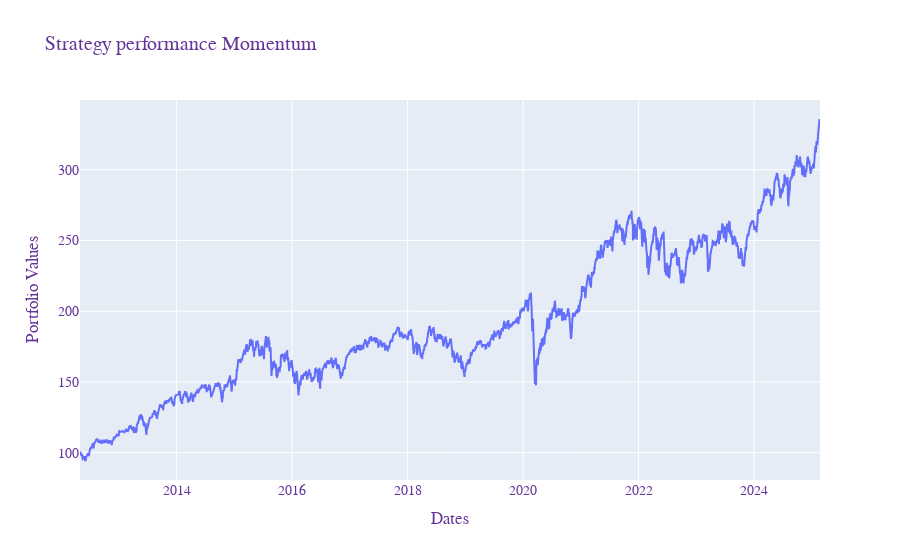
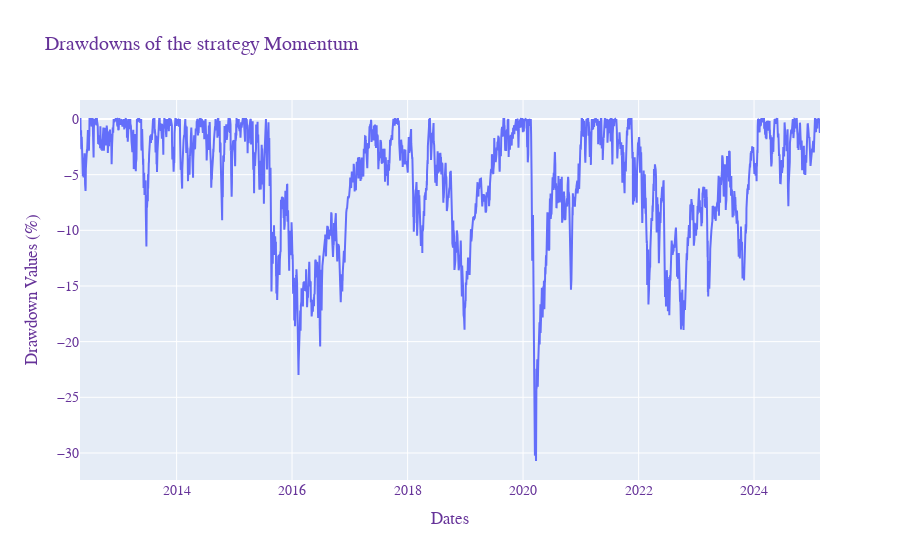
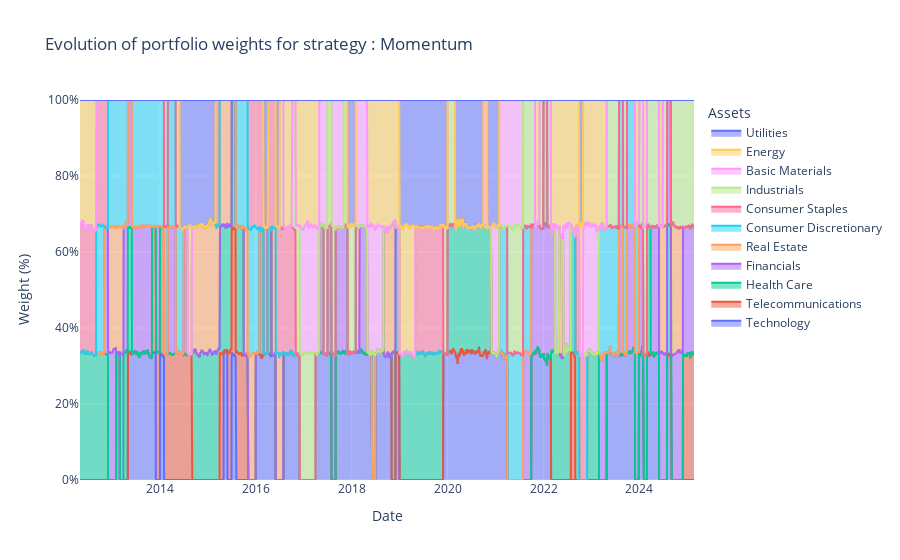

These figures' notebook cell, in order:
### Code cell
print(result.df_statistics.head(10))

result.ptf_value_plot.show()
result.ptf_drawdown_plot.show() 
result.ptf_weights_plot

### Figure 1 — Plotly figure (JSON) as saved in the notebook; plotly's stock layout.template omitted (floating-point values rounded to 4 significant figures; data arrays with more than 128 entries replaced by an {"elided": "..."} marker saying what was removed)
{"data": [{"name": "Momentum", "type": "scatter", "x": {"elided": "3291 str values"}, "y": {"elided": "3291 float values"}}], "layout": {"font": {"color": "RebeccaPurple", "family": "Courier New, monospace", "size": 14}, "title": {"text": "Strategy performance Momentum"}, "xaxis": {"title": {"text": "Dates"}}, "yaxis": {"title": {"text": "Portfolio Values"}}}}

### Figure 2 — Plotly figure (JSON) as saved in the notebook; plotly's stock layout.template omitted (floating-point values rounded to 4 significant figures; data arrays with more than 128 entries replaced by an {"elided": "..."} marker saying what was removed)
{"data": [{"name": "Momentum", "type": "scatter", "x": {"elided": "3291 str values"}, "y": {"elided": "3291 float values"}}], "layout": {"font": {"color": "RebeccaPurple", "family": "Courier New, monospace", "size": 14}, "title": {"text": "Drawdowns of the strategy Momentum"}, "xaxis": {"title": {"text": "Dates"}}, "yaxis": {"title": {"text": "Drawdown Values (%)"}}}}

### Figure 3 — Plotly figure (JSON) as saved in the notebook; plotly's stock layout.template omitted (floating-point values rounded to 4 significant figures; data arrays with more than 128 entries replaced by an {"elided": "..."} marker saying what was removed)
{"data": [{"mode": "lines", "name": "Technology", "stackgroup": "one", "type": "scatter", "x": {"elided": "3291 str values"}, "y": {"elided": "3291 float values"}}, {"mode": "lines", "name": "Telecommunications", "stackgroup": "one", "type": "scatter", "x": {"elided": "3291 str values"}, "y": {"elided": "3291 float values"}}, {"mode": "lines", "name": "Health Care", "stackgroup": "one", "type": "scatter", "x": {"elided": "3291 str values"}, "y": {"elided": "3291 float values"}}, {"mode": "lines", "name": "Financials", "stackgroup": "one", "type": "scatter", "x": {"elided": "3291 str values"}, "y": {"elided": "3291 float values"}}, {"mode": "lines", "name": "Real Estate", "stackgroup": "one", "type": "scatter", "x": {"elided": "3291 str values"}, "y": {"elided": "3291 float values"}}, {"mode": "lines", "name": "Consumer Discretionary", "stackgroup": "one", "type": "scatter", "x": {"elided": "3291 str values"}, "y": {"elided": "3291 float values"}}, {"mode": "lines", "name": "Consumer Staples", "stackgroup": "one", "type": "scatter", "x": {"elided": "3291 str values"}, "y": {"elided": "3291 float values"}}, {"mode": "lines", "name": "Industrials", "stackgroup": "one", "type": "scatter", "x": {"elided": "3291 str values"}, "y": {"elided": "3291 float values"}}, {"mode": "lines", "name": "Basic Materials", "stackgroup": "one", "type": "scatter", "x": {"elided": "3291 str values"}, "y": {"elided": "3291 float values"}}, {"mode": "lines", "name": "Energy", "stackgroup": "one", "type": "scatter", "x": {"elided": "3291 str values"}, "y": {"elided": "3291 float values"}}, {"mode": "lines", "name": "Utilities", "stackgroup": "one", "type": "scatter", "x": {"elided": "3291 str values"}, "y": {"elided": "3291 float values"}}], "layout": {"hovermode": "x unified", "legend": {"title": {"text": "Assets"}}, "title": {"text": "Evolution of portfolio weights for strategy : Momentum"}, "xaxis": {"title": {"text": "Date"}}, "yaxis": {"range": [0, 1], "tickformat": ".0%", "title": {"text": "Weight (%)"}}}}
